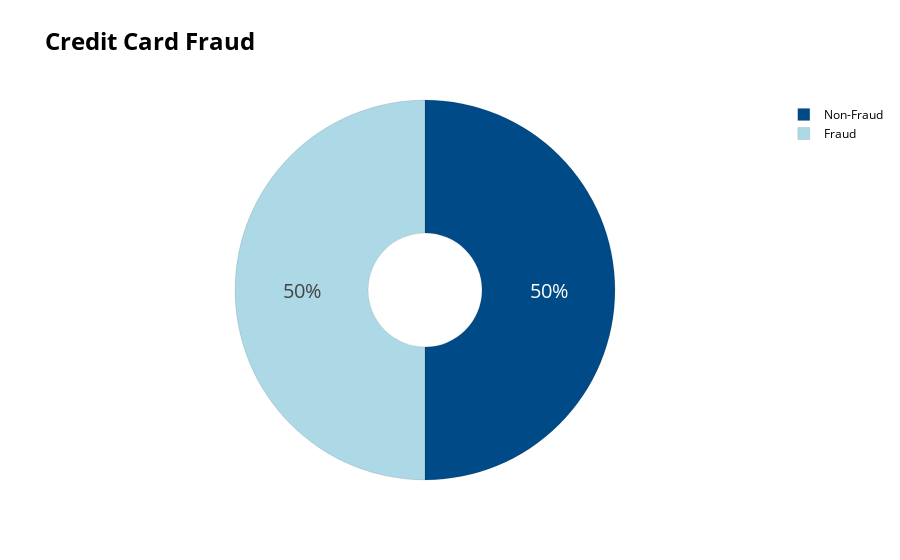

Notebook code for this chart:
### Code cell
#Visualizing Class Distribution after SMOTE
colors = ['#004B87', 'LightBlue'] 
labels = ['Non-Fraud', 'Fraud']
values = y_train.value_counts() / y_train.shape[0]
total_normal = y_train[y_train == False].shape[0]
total_fraudulent = y_train[y_train == True].shape[0]

fig = go.Figure(data=[go.Pie(labels=labels, values=values, hole=.3)])
fig.update_traces(hoverinfo='label+percent', textinfo='percent', textfont_size=20,
                  marker=dict(colors=colors, line=dict(color='black', width=0.1)))

fig.update_layout(
    title_text='<b>Credit Card Fraud</b>',
    title_font_color='black',
    title_font=dict(size=24),
    legend_title_font_color='black',
    paper_bgcolor='white',   
    plot_bgcolor='white',    
    font_color='black',
)

fig.show()

### Figure 1 — Plotly figure (JSON) as saved in the notebook; plotly's stock layout.template omitted (floating-point values rounded to 4 significant figures)
{"data": [{"hole": 0.3, "hoverinfo": "label+percent", "labels": ["Non-Fraud", "Fraud"], "marker": {"colors": ["#004B87", "LightBlue"], "line": {"color": "black", "width": 0.1}}, "textfont": {"size": 20}, "textinfo": "percent", "type": "pie", "values": [0.5, 0.5]}], "layout": {"font": {"color": "black"}, "legend": {"title": {"font": {"color": "black"}}}, "paper_bgcolor": "white", "plot_bgcolor": "white", "title": {"font": {"color": "black", "size": 24}, "text": "<b>Credit Card Fraud</b>"}}}
